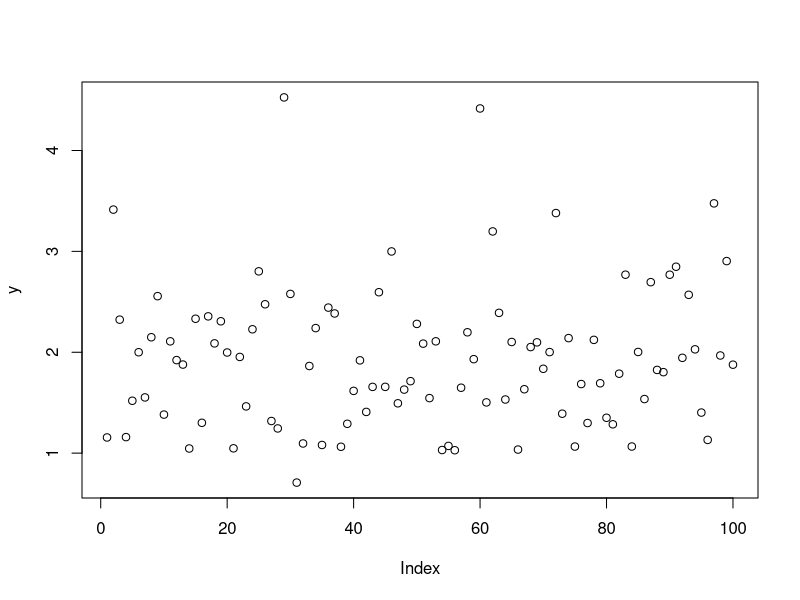

Reproduce this figure in R. (Note: this script raises an error after producing the figure.)
# getwd()
# setwd("W203 Week 14")
library(MASS)
N = 100
#creating independent variables
#first, the covariance matrix for our multi-variate normal
# this determines the correlation of our independent variables.
sig = matrix(c(2,.5,.25,.5,1,0,.25,0,1) , nrow=3)
# now the variables:
M = mvrnorm(n = N, mu = rep(1,3), Sigma = sig )
y.cont = 1 + 2* M[,1] - 5 * M[,2] + M[,3] + rnorm(N)
y.bin = as.numeric ( y.cont > 0 )
# include the intercept in your independent variables
X = cbind (1, M )
y = y.cont
# or y = y.bin , depending on the exercise

# Part 1. OLS using a recursive function
reg <- function(y, x) {
  if (as.integer(length(x)) == 1) {
    return(sum(x*y) / sum(x^2))
  } else {
      x = ifelse(length(x) > 1, x[, -length(x)], x[, length(x)])
      return(reg(y, x))
  }
}

pwr = function(x,i){
  # if i==0, return 1
  # if i>0, return x^(i-1) * x
  # if i<0, return x^(i+1) / x
  if (as.integer(i) == 0 ) return( 1)
  else return(
    ifelse( i>0, pwr(x,i-1)* x , pwr(x,i+1) /x ))
}


pwr(10, -3)

# Part 2. OLS using numeric optimization
# Generate heteroskedastic data

x1 <- runif(100)
x2 <- x1*rnorm(100)
y <- 1 + 2*x1 + rnorm(100)*x1*x2

d <- data.frame(y, x1, x2)

plot(y)
scatterplot(x1, y)

# linear model without bootstrap
mod <- lm(y ~ x1 + x2, data = d)
summary(mod)
confint(mod)

# use bootstrap to estimate the model
library(boot)

bootReg <- function (formula, data, i)
{
  d <- data [i,]
  fit <- lm(formula, data = d)
  return(coef(fit))
}

boot.r <- boot(statistic = bootReg, formula = y ~ x1 + x2, data = d, R = 2000)
boot.r
summary(boot.r)
boot.ci(boot.r, type = "bca", index = 1)
boot.ci(boot.r, type = "bca", index = 2)
boot.ci(boot.r, type = "bca", index = 3)

library(sandwich)
library(lmtest)
?sandwich
?coeftest

coeftest(mod)
coeftest(mod, vcov = sandwich)
coeftest(mod, vcov = vcovHC)

# Part 3. Logit

likelihood <- function(X, b) {
  return(sum(log(exp(b %*% X) / (1 + exp(b %*% X)))))
}

# logit <- function(y, X, b) {
#   return(
#     sum( # sum the logs of likelihood
#       log( # take a log of likelihood
#         ifelse(y == 1, (1 / (1 + exp(-b%*%X))), 1 - (1 / (1 + exp(-b%*%X)))))))
# }

logit <- function(X, y, b) {
  return(-sum(y*log(likelihood(X, b) + (1 - y)*likelihood(X, b))))
}

optim(c(10, 10, 10, 10), logit, X = X, y = y.cont, method = "BFGS", hessian = TRUE)

optim(y.cont, likelihood, X = X, method = "BFGS", hessian = TRUE)
